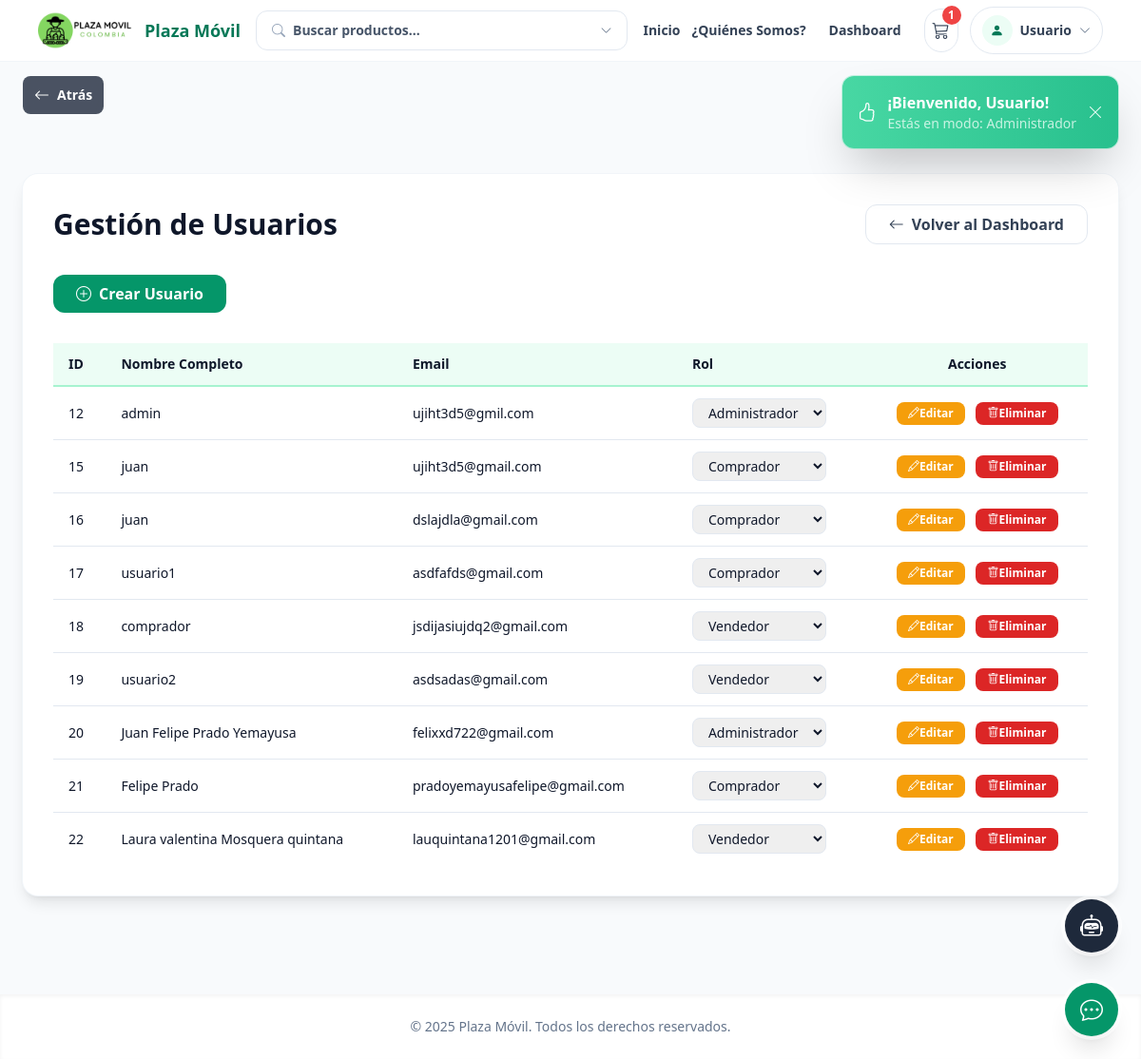
Screenshot of /view/gestion_usuarios.php (signed in) with the database file from the repository.
### tables this page shows
CREATE TABLE `usuarios` (
  `id_usuario` int(11) NOT NULL,
  `nombre_completo` varchar(50) DEFAULT NULL,
  `email` varchar(50) DEFAULT NULL,
  `telefono` varchar(20) DEFAULT NULL,
  `id_rol` int(2) DEFAULT NULL,
  `numero_documento` varchar(50) DEFAULT NULL,
  `username` varchar(50) DEFAULT NULL,
  `password` varchar(255) DEFAULT NULL,
  `tipo_documento` varchar(50) DEFAULT NULL,
  `fecha_nacimiento` varchar(50) DEFAULT NULL,
  `Foto` varchar(250) DEFAULT NULL
);

### view/gestion_usuarios.php (the view, shortened to what this page needs)
<?php
require_once '../config/database.php';
$stmt = $pdo->prepare("SELECT id_usuario, nombre_completo, email, username, id_rol FROM usuarios");
$stmt->execute();
$usuarios = $stmt->fetchAll(PDO::FETCH_ASSOC);
?>
<!DOCTYPE html>
<html lang="es">
<head>
    <script src="https://cdn.tailwindcss.com"></script>
    <link rel="stylesheet" href="https://cdn.jsdelivr.net/npm/bootstrap-icons@1.11.3/font/bootstrap-icons.min.css">
</head>
<body class="bg-slate-50 text-slate-900">
    <?php include '../navbar.php'; ?>
    <div style="height:70px"></div>
    <div class="mx-auto max-w-7xl px-6 py-12">
        <div class="rounded-2xl bg-white shadow-lg ring-1 ring-slate-100 p-8">
            <div class="flex justify-between items-center mb-8">
                <h1 class="text-3xl font-bold text-slate-900">Gestión de Usuarios</h1>
                <a href="dashboard.php" class="rounded-xl border border-slate-200 text-slate-700 px-6 py-2 font-semibold hover:bg-slate-50">
                    <i class="bi bi-arrow-left me-2"></i>Volver al Dashboard
                </a>
            </div>
            <div class="mb-8">
                <button type="button" onclick="document.getElementById('crearUsuarioModal').classList.remove('hidden')"
                        class="rounded-xl bg-emerald-600 text-white px-6 py-2 font-semibold hover:bg-emerald-500">
                    <i class="bi bi-plus-circle me-2"></i>Crear Usuario
                </button>
            </div>
            <div class="overflow-x-auto">
                <table class="w-full text-sm">
                    <thead class="bg-emerald-50 border-b-2 border-emerald-200">
                        <tr>
                            <th class="px-4 py-3 text-left font-semibold">ID</th>
                            <th class="px-4 py-3 text-left font-semibold">Nombre Completo</th>
                            <th class="px-4 py-3 text-left font-semibold">Email</th>
                            <th class="px-4 py-3 text-left font-semibold">Rol</th>
                            <th class="px-4 py-3 text-center font-semibold">Acciones</th>
                        </tr>
                    </thead>
                    <tbody class="divide-y divide-slate-200">
                        <?php foreach ($usuarios as $usuario): ?>
                            <tr class="hover:bg-slate-50">
                                <td class="px-4 py-3"><?= htmlspecialchars($usuario['id_usuario']); ?></td>
                                <td class="px-4 py-3"><?= htmlspecialchars($usuario['nombre_completo']); ?></td>
                                <td class="px-4 py-3"><?= htmlspecialchars($usuario['email']); ?></td>
                                <td class="px-4 py-3">
                                    <form action="../controller/editar_usuario.php" method="POST" class="inline">
                                        <select name="rol" class="rounded-lg border border-slate-200 px-3 py-1 text-sm" onchange="this.form.submit()">
                                            <option value="1" <?= $usuario['id_rol'] == 1 ? 'selected' : ''; ?>>Administrador</option>
                                            <option value="2" <?= $usuario['id_rol'] == 2 ? 'selected' : ''; ?>>Vendedor</option>
                                            <option value="3" <?= $usuario['id_rol'] == 3 ? 'selected' : ''; ?>>Comprador</option>
                                        </select>
                                    </form>
                                </td>
                                <td class="px-4 py-3 text-center space-x-2">
                                    <button type="button" onclick="editarModal<?= $usuario['id_usuario']; ?>()" class="rounded-lg bg-amber-500 text-white px-3 py-1 text-xs font-semibold hover:bg-amber-600">
                                        <i class="bi bi-pencil"></i>Editar
                                    </button>
                                    <form action="../controller/eliminar_usuario.php" method="POST" class="inline">
                                        <button type="submit" class="rounded-lg bg-red-600 text-white px-3 py-1 text-xs font-semibold hover:bg-red-700" onclick="return confirm('¿Estás seguro?');">
                                            <i class="bi bi-trash"></i>Eliminar
                                        </button>
                                    </form>
                                </td>
                            </tr>
                        <?php endforeach; ?>
                    </tbody>
                </table>
            </div>
        </div>
    </div>
    <footer class="mt-14 bg-white py-6 text-center text-sm text-slate-500 shadow-inner">
        &copy; 2025 Plaza Móvil. Todos los derechos reservados.
    </footer>
</body>
</html>

### rows the page displays
usuarios: id_usuario "12", nombre_completo "admin", email "ujiht3d5@gmil.com", rol "Administrador"
usuarios: id_usuario "15", nombre_completo "juan", email "ujiht3d5@gmail.com", rol "Comprador"
usuarios: id_usuario "16", nombre_completo "juan", email "dslajdla@gmail.com", rol "Comprador"
usuarios: id_usuario "17", nombre_completo "usuario1", email "asdfafds@gmail.com", rol "Comprador"
usuarios: id_usuario "18", nombre_completo "comprador", email "jsdijasiujdq2@gmail.com", rol "Vendedor"
usuarios: id_usuario "19", nombre_completo "usuario2", email "asdsadas@gmail.com", rol "Vendedor"
usuarios: id_usuario "20", nombre_completo "Juan Felipe Prado Yemayusa", email "felixxd722@gmail.com", rol "Administrador"
usuarios: id_usuario "21", nombre_completo "Felipe Prado", email "pradoyemayusafelipe@gmail.com", rol "Comprador"
usuarios: id_usuario "22", nombre_completo "Laura valentina Mosquera quintana", email "lauquintana1201@gmail.com", rol "Vendedor"

### other values shown
$navbarUserName "Usuario"
$navbarUserRole "Administrador"
$totalProductos "1"
